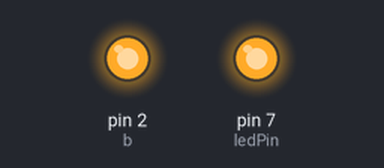
Bench run of a sketch on a simulated Arduino Uno, built with avr-gcc and run on an emulated ATmega328P. On the bench: output pins drawn as LEDs (lit = HIGH).

Above: at 1.0 s.
At 5.5 s:
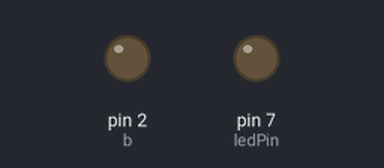
Timing chart, 0 to 6.9 s (numbered marks = the images above):
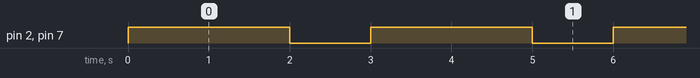

The sketch:

Lab2.1.ino
```cpp
// C++ code
//

int ledPin = 7;
int b = 2; //buzzer


void setup()
{
  pinMode(ledPin, OUTPUT);
  pinMode(b,OUTPUT);
}

void loop()
{
  digitalWrite(ledPin, HIGH);
  digitalWrite(b, HIGH);
  delay(2000); // Wait for 2second(s)
  digitalWrite(ledPin, LOW);
  digitalWrite(b, LOW);
  delay(1000); // Wait for 1second(s)
}
```

Measured:
- by itself, pin 2 (b), pin 7 (ledPin): alternates HIGH for 2.0 s and LOW for 1.0 s
